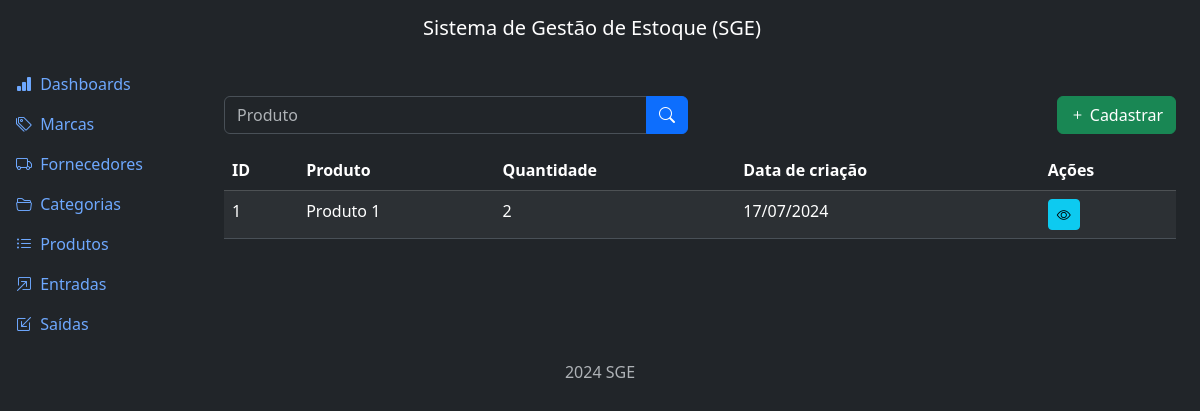
Page /outflows/list/ on the earlier database version.
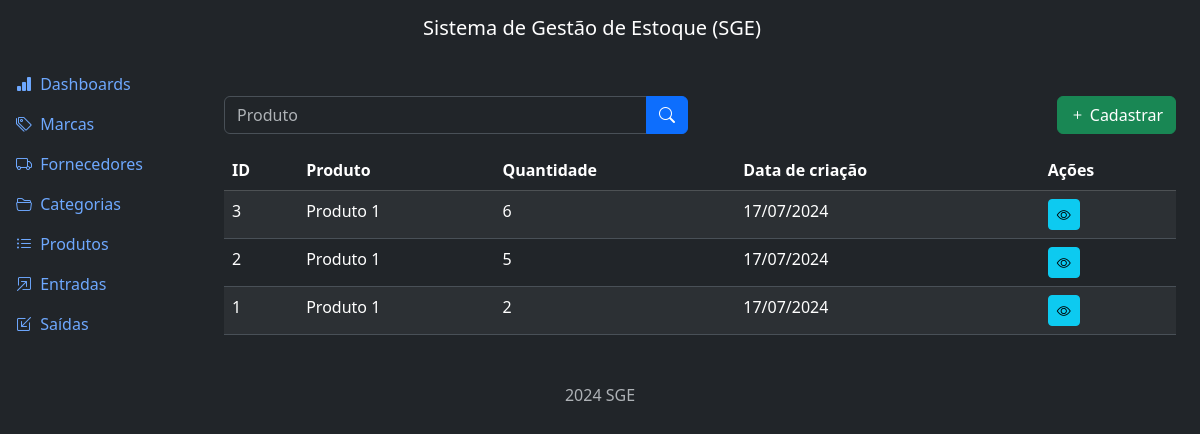
Same page on the later database version.
### outflows/models.py (models this page shows, shortened)
class Outflow(models.Model):
    product = models.ForeignKey(
        Product, on_delete=models.PROTECT, related_name='outflows')
    quantity = models.IntegerField()
    description = models.TextField(null=True, blank=True)
    created_at = models.DateTimeField(auto_now_add=True)
    updated_at = models.DateTimeField(auto_now=True)
    class Meta:
        ordering = ['-created_at']

### products/models.py (models this page shows)
class Product(models.Model):
    title = models.CharField(max_length=500)
    category = models.ForeignKey(
        Category, on_delete=models.PROTECT, related_name='products')
    brand = models.ForeignKey(
        Brand, on_delete=models.PROTECT, related_name='products')
    description = models.TextField(null=True, blank=True)
    serie_number = models.CharField(max_length=200, null=True, blank=True)
    cost_price = models.DecimalField(max_digits=20, decimal_places=2)
    selling_price = models.DecimalField(max_digits=20, decimal_places=2)
    quantity = models.IntegerField(default=0)
    created_at = models.DateTimeField(auto_now_add=True)
    updated_at = models.DateTimeField(auto_now=True)
    class Meta:
        ordering = ['title']
    def __str__(self):
        return self.title

### outflows/views.py (the view)
# urls.py: path('list/', views.OutflowListView.as_view(), name='list'),
class OutflowListView(ListView):
    model = Outflow
    template_name = 'outflow_list.html'
    context_object_name = 'outflows'
    paginate_by = 5
    def get_queryset(self):
        qs = super().get_queryset()
        product = self.request.GET.get('product')
        if product:
            qs = qs.filter(product__title__icontains=product)
        return qs

### outflows/templates/outflow_list.html (shortened to what this page needs)
{% extends "base.html" %}
{% block content %}
  <div class="row mb-3">
    <div class="col-md-6">
      <form method="GET" action="{% url "outflow:list" %}">
        <div class="input-group">
          <input type="text" class="form-control" name="product" placeholder="Produto" value="{{request.GET.product}}">
          <button type="submit" class="btn btn-primary">
            <i class="bi bi-search"></i>
          </button>
        </div>
      </form>
    </div>
    <div class="col-md-6">
      <a href="{% url "outflow:create" %}" class="btn btn-success float-end" >
        <i class="bi bi-plus"></i>
        Cadastrar
      </a>
    </div>
  </div>
  <div class="table-responsive">
    <table class="table table-striped table-border">
      <thead class="table-dark">
        <tr>
          <th>ID</th>
          <th>Produto</th>
          <th>Quantidade</th>
          <th>Data de criação</th>
          <th>Ações</th>
        </tr>
      </thead>
      <tbody>
        {% for outflow in outflows %}
          <tr>
            <td>{{ outflow.id }}</td>
            <td>{{ outflow.product }}</td>
            <td>{{ outflow.quantity }}</td>
            <td>{{ outflow.created_at|date:"d/m/Y" }}</td>
            <td>
              <a href="{% url "outflow:detail" outflow.id %}" class="btn btn-info btn-sm"><i class="bi bi-eye"></i></a>
            </td>
          </tr>
        {% endfor %}
      </tbody>
    </table>
  </div>
{% endblock content %}

Differences in the rows shown:
added Outflow: id "3", product "Produto 1", quantity "6", created_at "17/07/2024"
added Outflow: id "2", product "Produto 1", quantity "5", created_at "17/07/2024"
